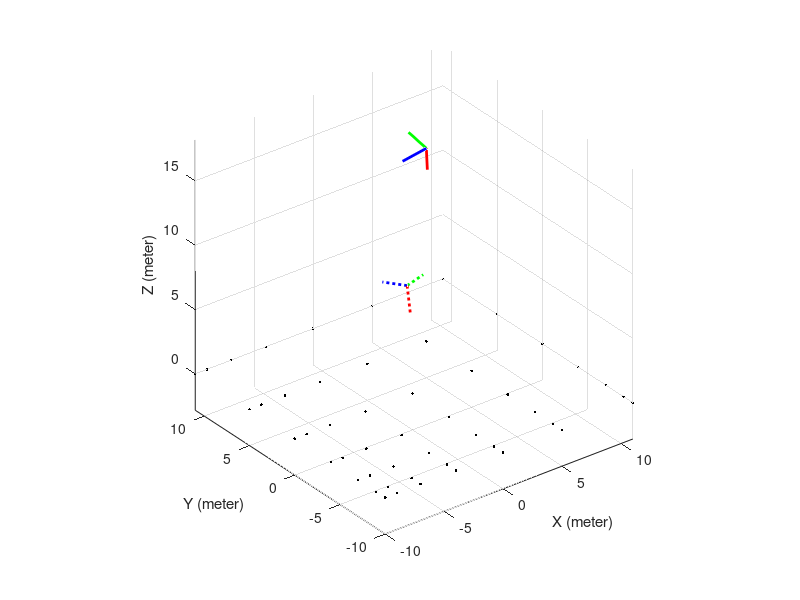
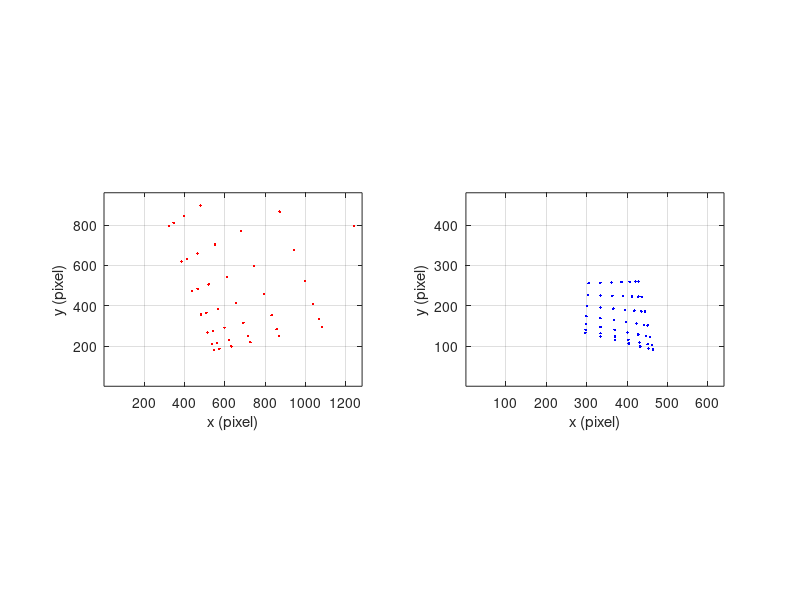

Here is the MATLAB script that generated these plots, in order: (Note: this script raises an error after producing the figures.)
%  image size (pixel)
W1 = 1280; H1 = 960;
W2 = 640; H2 = 480;
%  Calibration matrix
K1 = [350 0 W1/2;
   0 350 H1/2;
   0 0 1]; %  pixel
K2 = [80 0 W2/2;
   0 80 H2/2;
   0 0 1]; %  pixel
%  Rotation matrix
thx = 10*pi/180; thy = -180*pi/180; thz = -70*pi/180; %  radian
Rx = [1 0 0; 0 cos(thx) -sin(thx); 0 sin(thx) cos(thx)];
Ry = [cos(thy) 0 sin(thy); 0 1 0; -sin(thy) 0 cos(thy)];
Rz = [cos(thz) -sin(thz) 0; sin(thz) cos(thz) 0; 0 0 1];
R1 = Rz*Ry*Rx;
thx = -10*pi/180; thy = -170*pi/180; thz = 0*pi/180; %  radian
Rx = [1 0 0; 0 cos(thx) -sin(thx); 0 sin(thx) cos(thx)];
Ry = [cos(thy) 0 sin(thy); 0 1 0; -sin(thy) 0 cos(thy)];
Rz = [cos(thz) -sin(thz) 0; sin(thz) cos(thz) 0; 0 0 1];
R2 = Rz*Ry*Rx;
%  Camera center in world coordinate frame (meter)
C1_ = [-2; -2; 10];
C2_ = [5; 5; 15];
%  Translation vector
t1 = -R1*C1_;
t2 = -R2*C2_;
%  Camera projection matrix (P = K*[R t])
P1 = K1*R1*[eye(3) -C1_];
P2 = K2*R2*[eye(3) -C2_];
%  3D points in world coordinate frame
x1 = [-10 -9 -7 -4 0 5 11]; y1 = [-10 -9 -7 -4 0 5 11]; z1 = 0;
[X1 Y1 Z1] = meshgrid(x1,y1,z1);
X1 = X1(:); Y1 = Y1(:); Z1 = Z1(:);
%  Draw 3D points and world coordinate frame
figure; plot3(X1,Y1,Z1,'k.'); hold on;
xlabel('X (meter)'); ylabel('Y (meter)'); zlabel('Z (meter)');
axis equal; grid on;
%  Draw camera coordinate frame
len = 2;
Xp = [len; 0; 0]; Yp = [0; len; 0]; Zp = [0; 0; len];
%  C2W rigid transform
CX1 = R1'*(Xp - t1); CY1 = R1'*(Yp - t1); CZ1 = R1'*(Zp - t1);
CX2 = R2'*(Xp - t2); CY2 = R2'*(Yp - t2); CZ2 = R2'*(Zp - t2);
plot3([C1_(1) CX1(1)],[C1_(2) CX1(2)],[C1_(3) CX1(3)],'b:','LineWidth',2);
plot3([C1_(1) CY1(1)],[C1_(2) CY1(2)],[C1_(3) CY1(3)],'g:','LineWidth',2);
plot3([C1_(1) CZ1(1)],[C1_(2) CZ1(2)],[C1_(3) CZ1(3)],'r:','LineWidth',2);
plot3([C2_(1) CX2(1)],[C2_(2) CX2(2)],[C2_(3) CX2(3)],'b-','LineWidth',2);
plot3([C2_(1) CY2(1)],[C2_(2) CY2(2)],[C2_(3) CY2(3)],'g-','LineWidth',2);
plot3([C2_(1) CZ2(1)],[C2_(2) CZ2(2)],[C2_(3) CZ2(3)],'r-','LineWidth',2);
hold off;
%  Acquire images of 3D points
x1 = P1*[X1'; Y1'; Z1'; ones(1,length(X1))];
x1(1,:) = x1(1,:)./x1(3,:); x1(2,:) = x1(2,:)./x1(3,:);
x1(3,:) = x1(3,:)./x1(3,:);
x2 = P2*[X1'; Y1'; Z1'; ones(1,length(X1))];
x2(1,:) = x2(1,:)./x2(3,:); x2(2,:) = x2(2,:)./x2(3,:);
x2(3,:) = x2(3,:)./x2(3,:);
%  Draw images of 3D points
figure;
subplot(121); plot(x1(1,:),x1(2,:),'r.'); axis equal; grid on; hold on;
axis([1 W1 1 H1]); xlabel('x (pixel)'); ylabel('y (pixel)');
hold off;
subplot(122); plot(x2(1,:),x2(2,:),'b.'); axis equal; grid on; hold on;
axis([1 W2 1 H2]); xlabel('x (pixel)'); ylabel('y (pixel)');
hold off;
save('data.mat','W1','H1','W2','H2','x1','x2');

% Add Gaussian noise to the 2D image points.
%  Load data
load('data.mat');
%  Add noise
scale = 7;
rng(1,'philox')
x1n = x1(1:2,:) + randn(size(x1(1:2,:)))*scale; x1n(3,:) = 1;
x2n = x2(1:2,:) + randn(size(x2(1:2,:)))*scale; x2n(3,:) = 1;

%  Draw data
figure;
subplot(121); plot(x1(1,:),x1(2,:),'r+'); axis equal; grid on; hold on;
plot(x1n(1,:),x1n(2,:),'b.'); axis([1 W1 1 H1]);
xlabel('x (pixel)'); ylabel('y (pixel)'); hold off;
subplot(122); plot(x2(1,:),x2(2,:),'r+'); axis equal; grid on; hold on;
plot(x2n(1,:),x2n(2,:),'b.'); axis([1 W2 1 H2]);
xlabel('x (pixel)'); ylabel('y (pixel)'); hold off;


% Estimate the homography using SVD, and check the result by transforming the 2D points.
%  Normalize data
iT1 = [W1+H1 0 W1/2; 0 W1+H1 H1/2; 0 0 1]; T1 = inv(iT1);
iT2 = [W2+H2 0 W2/2; 0 W2+H2 H2/2; 0 0 1]; T2 = inv(iT2);
x1nm = T1*x1n;
x2nm = T2*x2n;
%  create the matrix based on the point and its corresponding point
A = []; numPnt = size(x1nm,2);
for i=1:numPnt
   x = x1nm(1,i); y = x1nm(2,i); w = x1nm(3,i);
   x_ = x2nm(1,i); y_ = x2nm(2,i); w_ = x2nm(3,i);
   tmp = [0 0 0 -x*w_ -y*w_ -w*w_ x*y_ y*y_ w*y_;
   x*w_ y*w_ w*w_ 0 0 0 -x*x_ -y*x_ -w*x_];
   A = [A; tmp];
end
%  Estimate homography matrix using SVD
[U D V] = svd(A);
h = V(:,end);
Hnm = [h(1:3)'; h(4:6)'; h(7:9)'];
H = inv(T2)*Hnm*T1;
%  Transform points
x2n_ = H*x1n;
x2n_(1,:) = x2n_(1,:)./x2n_(3,:); x2n_(2,:) = x2n_(2,:)./x2n_(3,:);
x2n_(3,:) = x2n_(3,:)./x2n_(3,:);
x1n_ = inv(H)*x2n;
x1n_(1,:) = x1n_(1,:)./x1n_(3,:); x1n_(2,:) = x1n_(2,:)./x1n_(3,:);
x1n_(3,:) = x1n_(3,:)./x1n_(3,:);
%  Draw transformation result
figure;
subplot(121); plot(x1n(1,:),x1n(2,:),'b+'); axis equal; grid on; hold on;
plot(x2n(1,:),x2n(2,:),'r.'); axis equal; grid on; hold on;
axis([1 W1 1 H1]); xlabel('x (pixel)'); ylabel('y (pixel)'); hold off;
subplot(122); plot(x2n_(1,:),x2n_(2,:),'b+'); axis equal; grid on; hold on;
plot(x2n(1,:),x2n(2,:),'r.'); axis equal; grid on; hold on;
axis([1 W2 1 H2]); xlabel('x (pixel)'); ylabel('y (pixel)'); hold off;


% Add some outliers to the noise-contaminated 2D points

%  Outliers
rng(1,'philox')
outNum = 12;
xo = (randn(3,outNum)+1.5)*400;
yo = (randn(3,outNum)+1.5)*200;
xo(3,:) = 0.0010;
yo(3,:) = 0.0010;
x1out = [x1n xo];
y1out = [x2n yo];
%  Draw data
figure;
subplot(121); plot(x1(1,:),x1(2,:),'r+'); axis equal; grid on; hold on;
plot(x1n(1,:),x1n(2,:),'b.');
plot(xo(1,:),xo(2,:),'g.');axis([1 W1 1 H1]);
xlabel('x (pixel)'); ylabel('y (pixel)'); hold off;
subplot(122); plot(x2(1,:),x2(2,:),'r+'); axis equal; grid on; hold on;
plot(x2n(1,:),x2n(2,:),'b.');
plot(yo(1,:),yo(2,:),'g.');axis([1 W2 1 H2]);
xlabel('x (pixel)'); ylabel('y (pixel)'); hold off;


% Estimate the homography using RANSAC , and check the result by transforming the 2D points.                

function H = homography_svd(x1nm,x2nm,T1,T2)
   %  create the matrix based on the point and its corresponding point
   A = []; numPnt = size(x1nm,2);
   for i=1:numPnt
       x = x1nm(1,i); y = x1nm(2,i); w = x1nm(3,i);
       x_ = x2nm(1,i); y_ = x2nm(2,i); w_ = x2nm(3,i);
       tmp = [0 0 0 -x*w_ -y*w_ -w*w_ x*y_ y*y_ w*y_;
       x*w_ y*w_ w*w_ 0 0 0 -x*x_ -y*x_ -w*x_];
       A = [A; tmp];
   end
   %  Estimate homography matrix using SVD
   [U D V] = svd(A);
   h = V(:,end);
   Hnm = [h(1:3)'; h(4:6)'; h(7:9)'];
   H = inv(T2)*Hnm*T1;
end



 

%  Load data
load('data.mat');
%  Add noise
scale = 7;
rng(1,'philox')
x1n = x1(1:2,:) + randn(size(x1(1:2,:)))*scale; x1n(3,:) = 1;
x2n = x2(1:2,:) + randn(size(x2(1:2,:)))*scale; x2n(3,:) = 1;
%  Outliers
rng(1,'philox')
outNum = 20;
xo = (randn(3,outNum)+1.5)*400;
yo = (randn(3,outNum)+1.5)*200;
xo(3,:) = 0.0010;
yo(3,:) = 0.0010;
x1out = [x1n xo];
y1out = [x2n yo];
%  Draw data
figure;
subplot(121); plot(x1(1,:),x1(2,:),'r+'); axis equal; grid on; hold on;
plot(x1n(1,:),x1n(2,:),'b.');
plot(xo(1,:),xo(2,:),'g.');axis([1 W1 1 H1]);
xlabel('x (pixel)'); ylabel('y (pixel)'); hold off;
subplot(122); plot(x2(1,:),x2(2,:),'r+'); axis equal; grid on; hold on;
plot(x2n(1,:),x2n(2,:),'b.');
plot(yo(1,:),yo(2,:),'g.');axis([1 W2 1 H2]);
xlabel('x (pixel)'); ylabel('y (pixel)'); hold off;
%  Normalize data
%  x1nmo = x1out;
%  y2nmo = y1out;
x1nmo = T1*x1out;
y2nmo = T2*y1out;
N = 100;
s = 4;  %  Minimum number of points for estimating homography.
threshold = 10;
inlierRatio = .3;
[row, column] = size(x1nmo);
numInliersEachIteration = zeros(N,1);
storedModels = {};%zeros(N,3,3);
maxInliner =0;
maxInlierIndex =0;
Hransac=[];
for i = 1 : N
  
   %random subset of points
   subsetIndices = randsample(column, s);
   x_subset = T1* x1out(:,subsetIndices);
   y_subset = T2* y1out(:,subsetIndices);
      
   %fit a model to that subset
   Htemp = homography_svd(x_subset, y_subset,T1,T2);
  
    %transform the points using Htemp
   y1out_ = Htemp*x1out;
   y1out_(1,:) = y1out_(1,:)./y1out_(3,:);
   y1out_(2,:) = y1out_(2,:)./y1out_(3,:);
   y1out_(3,:) = y1out_(3,:)./y1out_(3,:);
  
   x1out_ = inv(Htemp)*y1out;
   x1out_(1,:) = x1out_(1,:)./x1out_(3,:);
   x1out_(2,:) = x1out_(2,:)./x1out_(3,:);
   x1out_(3,:) = x1out_(3,:)./x1out_(3,:);
  
   residuals = (y1out(1:2,:)-y1out_(1:2,:)).^2 + (x1out(1:2,:)-x1out_(1:2,:)).^2;
  
   [row, col, page]= find(residuals > threshold);     
   %record the number of inliers
   numInlier= length(inlierIndices);
   if numInlier > maxInliner
       maxInlierIndex = i;
       maxInliner = length(inlierIndices);
       x_inliers = T1*x1out(:,col);
       y_inliers = T2*y1out(:,col);
       Hransac  = homography_svd(x_inliers, y_inliers,T1,T2);
      
   end
end
y1out_ = Hransac*x1out;
y1out_(1,:) = y1out_(1,:)./y1out_(3,:); y1out_(2,:) = y1out_(2,:)./y1out_(3,:);
y1out_(3,:) = y1out_(3,:)./y1out_(3,:);
x1out_ = inv(Hransac)*y1out;
x1out_(1,:) = x1out_(1,:)./x1out_(3,:); x1out_(2,:) = x1out_(2,:)./x1out_(3,:);
x1out_(3,:) = x1out_(3,:)./x1out_(3,:);
%  Draw transformation result
figure;
subplot(121); plot(x1out(1,:),x1out(2,:),'b+'); axis equal; grid on; hold on;
plot(y1out(1,:),y1out(2,:),'r.');plot(xo(1,:),xo(2,:),'g.'); axis equal; grid on; hold on;
axis([1 W1 1 H1]); xlabel('x (pixel)'); ylabel('y (pixel)'); hold off;
subplot(122); plot(y1out_(1,:),y1out_(2,:),'b+'); axis equal; grid on; hold on;
plot(y1out(1,:),y1out(2,:),'r.');plot(yo(1,:),yo(2,:),'g.'); axis equal; grid on; hold on;
axis([1 W2 1 H2]); xlabel('x (pixel)'); ylabel('y (pixel)'); hold off;







